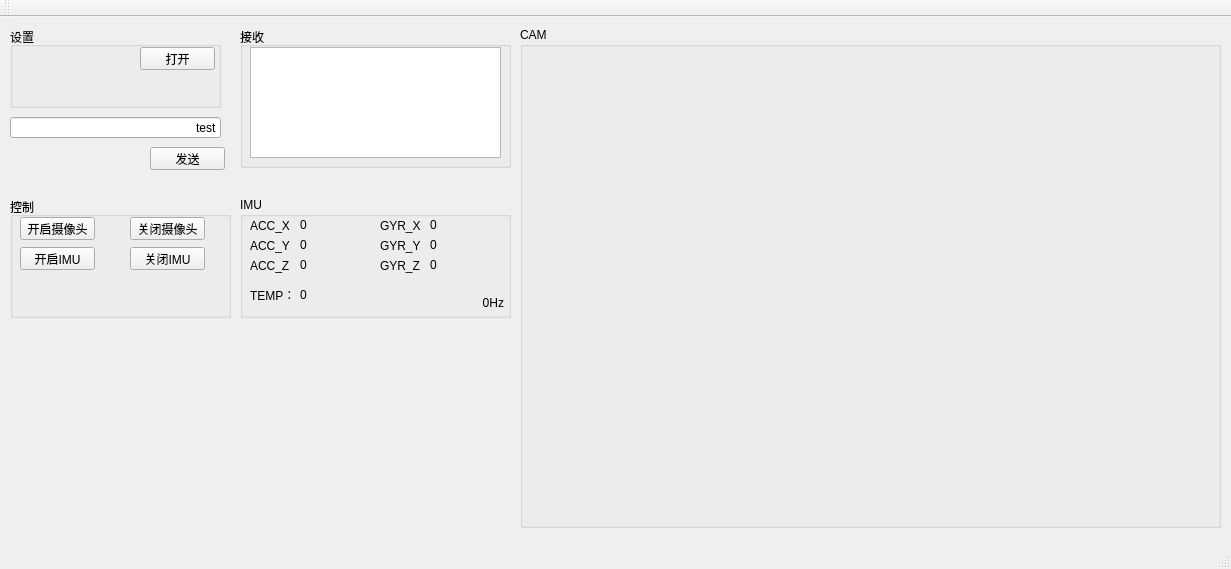
<?xml version="1.0" encoding="UTF-8"?>
<ui version="4.0">
 <class>MainWindow</class>
 <widget class="QMainWindow" name="MainWindow">
  <property name="geometry">
   <rect>
    <x>0</x>
    <y>0</y>
    <width>1231</width>
    <height>569</height>
   </rect>
  </property>
  <property name="maximumSize">
   <size>
    <width>66666</width>
    <height>6666666</height>
   </size>
  </property>
  <property name="windowTitle">
   <string>MainWindow</string>
  </property>
  <widget class="QWidget" name="centralWidget">
   <widget class="QGroupBox" name="groupBox">
    <property name="geometry">
     <rect>
      <x>240</x>
      <y>10</y>
      <width>271</width>
      <height>141</height>
     </rect>
    </property>
    <property name="title">
     <string>接收</string>
    </property>
    <widget class="QTextEdit" name="te_recv">
     <property name="geometry">
      <rect>
       <x>10</x>
       <y>20</y>
       <width>251</width>
       <height>111</height>
      </rect>
     </property>
    </widget>
   </widget>
   <widget class="QGroupBox" name="groupBox_2">
    <property name="geometry">
     <rect>
      <x>10</x>
      <y>10</y>
      <width>211</width>
      <height>81</height>
     </rect>
    </property>
    <property name="title">
     <string>设置</string>
    </property>
    <widget class="QPushButton" name="pb_open">
     <property name="geometry">
      <rect>
       <x>130</x>
       <y>20</y>
       <width>75</width>
       <height>23</height>
      </rect>
     </property>
     <property name="text">
      <string>打开</string>
     </property>
    </widget>
    <widget class="QWidget" name="horizontalLayoutWidget">
     <property name="geometry">
      <rect>
       <x>10</x>
       <y>20</y>
       <width>101</width>
       <height>22</height>
      </rect>
     </property>
     <layout class="QHBoxLayout" name="horizontalLayout">
      <item>
       <widget class="QLabel" name="label">
        <property name="text">
         <string>VID</string>
        </property>
       </widget>
      </item>
      <item>
       <widget class="QLineEdit" name="le_vid">
        <property name="text">
         <string>2012</string>
        </property>
        <property name="alignment">
         <set>Qt::AlignRight|Qt::AlignTrailing|Qt::AlignVCenter</set>
        </property>
       </widget>
      </item>
     </layout>
    </widget>
    <widget class="QWidget" name="horizontalLayoutWidget_2">
     <property name="geometry">
      <rect>
       <x>10</x>
       <y>50</y>
       <width>101</width>
       <height>22</height>
      </rect>
     </property>
     <layout class="QHBoxLayout" name="horizontalLayout_2">
      <item>
       <widget class="QLabel" name="label_2">
        <property name="text">
         <string>PID</string>
        </property>
       </widget>
      </item>
      <item>
       <widget class="QLineEdit" name="le_pid">
        <property name="text">
         <string>2012</string>
        </property>
        <property name="alignment">
         <set>Qt::AlignRight|Qt::AlignTrailing|Qt::AlignVCenter</set>
        </property>
       </widget>
      </item>
     </layout>
    </widget>
   </widget>
   <widget class="QPushButton" name="pb_send">
    <property name="geometry">
     <rect>
      <x>150</x>
      <y>130</y>
      <width>75</width>
      <height>23</height>
     </rect>
    </property>
    <property name="text">
     <string>发送</string>
    </property>
   </widget>
   <widget class="QLineEdit" name="le_send">
    <property name="geometry">
     <rect>
      <x>10</x>
      <y>100</y>
      <width>211</width>
      <height>21</height>
     </rect>
    </property>
    <property name="text">
     <string>test</string>
    </property>
    <property name="alignment">
     <set>Qt::AlignRight|Qt::AlignTrailing|Qt::AlignVCenter</set>
    </property>
   </widget>
   <widget class="QLabel" name="lb_img">
    <property name="geometry">
     <rect>
      <x>530</x>
      <y>20</y>
      <width>640</width>
      <height>480</height>
     </rect>
    </property>
    <property name="text">
     <string/>
    </property>
    <property name="alignment">
     <set>Qt::AlignCenter</set>
    </property>
   </widget>
   <widget class="QGroupBox" name="groupBox_3">
    <property name="geometry">
     <rect>
      <x>10</x>
      <y>180</y>
      <width>221</width>
      <height>121</height>
     </rect>
    </property>
    <property name="title">
     <string>控制</string>
    </property>
    <widget class="QPushButton" name="pb_cam_start">
     <property name="geometry">
      <rect>
       <x>10</x>
       <y>20</y>
       <width>75</width>
       <height>23</height>
      </rect>
     </property>
     <property name="text">
      <string>开启摄像头</string>
     </property>
    </widget>
    <widget class="QPushButton" name="pb_cam_stop">
     <property name="geometry">
      <rect>
       <x>120</x>
       <y>20</y>
       <width>75</width>
       <height>23</height>
      </rect>
     </property>
     <property name="text">
      <string>关闭摄像头</string>
     </property>
    </widget>
    <widget class="QPushButton" name="pb_imu_start">
     <property name="geometry">
      <rect>
       <x>10</x>
       <y>50</y>
       <width>75</width>
       <height>23</height>
      </rect>
     </property>
     <property name="text">
      <string>开启IMU</string>
     </property>
    </widget>
    <widget class="QPushButton" name="pb_imu_stop">
     <property name="geometry">
      <rect>
       <x>120</x>
       <y>50</y>
       <width>75</width>
       <height>23</height>
      </rect>
     </property>
     <property name="text">
      <string>关闭IMU</string>
     </property>
    </widget>
   </widget>
   <widget class="QGroupBox" name="groupBox_4">
    <property name="geometry">
     <rect>
      <x>520</x>
      <y>10</y>
      <width>701</width>
      <height>501</height>
     </rect>
    </property>
    <property name="title">
     <string>CAM</string>
    </property>
   </widget>
   <widget class="QGroupBox" name="groupBox_5">
    <property name="geometry">
     <rect>
      <x>240</x>
      <y>180</y>
      <width>271</width>
      <height>121</height>
     </rect>
    </property>
    <property name="title">
     <string>IMU</string>
    </property>
    <widget class="QLabel" name="label_3">
     <property name="geometry">
      <rect>
       <x>10</x>
       <y>20</y>
       <width>41</width>
       <height>16</height>
      </rect>
     </property>
     <property name="text">
      <string>ACC_X：</string>
     </property>
    </widget>
    <widget class="QLabel" name="label_4">
     <property name="geometry">
      <rect>
       <x>10</x>
       <y>40</y>
       <width>41</width>
       <height>16</height>
      </rect>
     </property>
     <property name="text">
      <string>ACC_Y：</string>
     </property>
    </widget>
    <widget class="QLabel" name="label_5">
     <property name="geometry">
      <rect>
       <x>10</x>
       <y>60</y>
       <width>41</width>
       <height>16</height>
      </rect>
     </property>
     <property name="text">
      <string>ACC_Z：</string>
     </property>
    </widget>
    <widget class="QLabel" name="label_6">
     <property name="geometry">
      <rect>
       <x>140</x>
       <y>60</y>
       <width>41</width>
       <height>16</height>
      </rect>
     </property>
     <property name="text">
      <string>GYR_Z：</string>
     </property>
    </widget>
    <widget class="QLabel" name="label_7">
     <property name="geometry">
      <rect>
       <x>140</x>
       <y>20</y>
       <width>41</width>
       <height>16</height>
      </rect>
     </property>
     <property name="text">
      <string>GYR_X：</string>
     </property>
    </widget>
    <widget class="QLabel" name="label_8">
     <property name="geometry">
      <rect>
       <x>140</x>
       <y>40</y>
       <width>41</width>
       <height>16</height>
      </rect>
     </property>
     <property name="text">
      <string>GYR_Y：</string>
     </property>
    </widget>
    <widget class="QLabel" name="label_9">
     <property name="geometry">
      <rect>
       <x>10</x>
       <y>90</y>
       <width>41</width>
       <height>16</height>
      </rect>
     </property>
     <property name="text">
      <string>TEMP：</string>
     </property>
    </widget>
    <widget class="QLabel" name="lb_acc_x">
     <property name="geometry">
      <rect>
       <x>60</x>
       <y>20</y>
       <width>71</width>
       <height>16</height>
      </rect>
     </property>
     <property name="text">
      <string>0</string>
     </property>
    </widget>
    <widget class="QLabel" name="lb_acc_y">
     <property name="geometry">
      <rect>
       <x>60</x>
       <y>40</y>
       <width>71</width>
       <height>16</height>
      </rect>
     </property>
     <property name="text">
      <string>0</string>
     </property>
    </widget>
    <widget class="QLabel" name="lb_acc_z">
     <property name="geometry">
      <rect>
       <x>60</x>
       <y>60</y>
       <width>71</width>
       <height>16</height>
      </rect>
     </property>
     <property name="text">
      <string>0</string>
     </property>
    </widget>
    <widget class="QLabel" name="lb_temp">
     <property name="geometry">
      <rect>
       <x>60</x>
       <y>90</y>
       <width>71</width>
       <height>16</height>
      </rect>
     </property>
     <property name="text">
      <string>0</string>
     </property>
    </widget>
    <widget class="QLabel" name="lb_gyr_x">
     <property name="geometry">
      <rect>
       <x>190</x>
       <y>20</y>
       <width>71</width>
       <height>16</height>
      </rect>
     </property>
     <property name="text">
      <string>0</string>
     </property>
    </widget>
    <widget class="QLabel" name="lb_gyr_y">
     <property name="geometry">
      <rect>
       <x>190</x>
       <y>40</y>
       <width>71</width>
       <height>16</height>
      </rect>
     </property>
     <property name="text">
      <string>0</string>
     </property>
    </widget>
    <widget class="QLabel" name="lb_gyr_z">
     <property name="geometry">
      <rect>
       <x>190</x>
       <y>60</y>
       <width>71</width>
       <height>16</height>
      </rect>
     </property>
     <property name="text">
      <string>0</string>
     </property>
    </widget>
    <widget class="QLabel" name="lb_imu_hz">
     <property name="geometry">
      <rect>
       <x>210</x>
       <y>100</y>
       <width>54</width>
       <height>12</height>
      </rect>
     </property>
     <property name="text">
      <string>0Hz</string>
     </property>
     <property name="alignment">
      <set>Qt::AlignRight|Qt::AlignTrailing|Qt::AlignVCenter</set>
     </property>
    </widget>
   </widget>
  </widget>
  <widget class="QMenuBar" name="menuBar">
   <property name="geometry">
    <rect>
     <x>0</x>
     <y>0</y>
     <width>1231</width>
     <height>23</height>
    </rect>
   </property>
  </widget>
  <widget class="QToolBar" name="mainToolBar">
   <attribute name="toolBarArea">
    <enum>TopToolBarArea</enum>
   </attribute>
   <attribute name="toolBarBreak">
    <bool>false</bool>
   </attribute>
  </widget>
  <widget class="QStatusBar" name="statusBar"/>
 </widget>
 <layoutdefault spacing="6" margin="11"/>
 <resources/>
 <connections/>
</ui>
